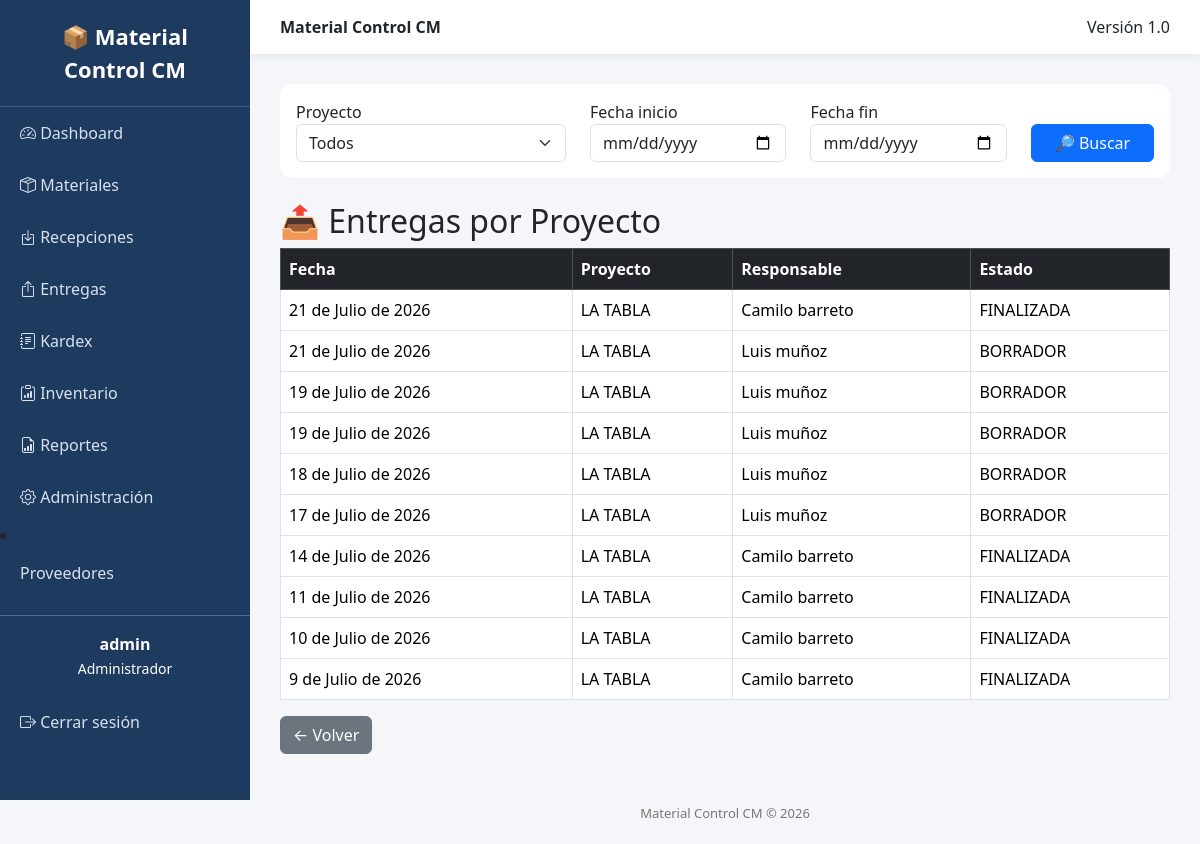
Page /reportes/entregas/ (signed in) on the earlier database version.
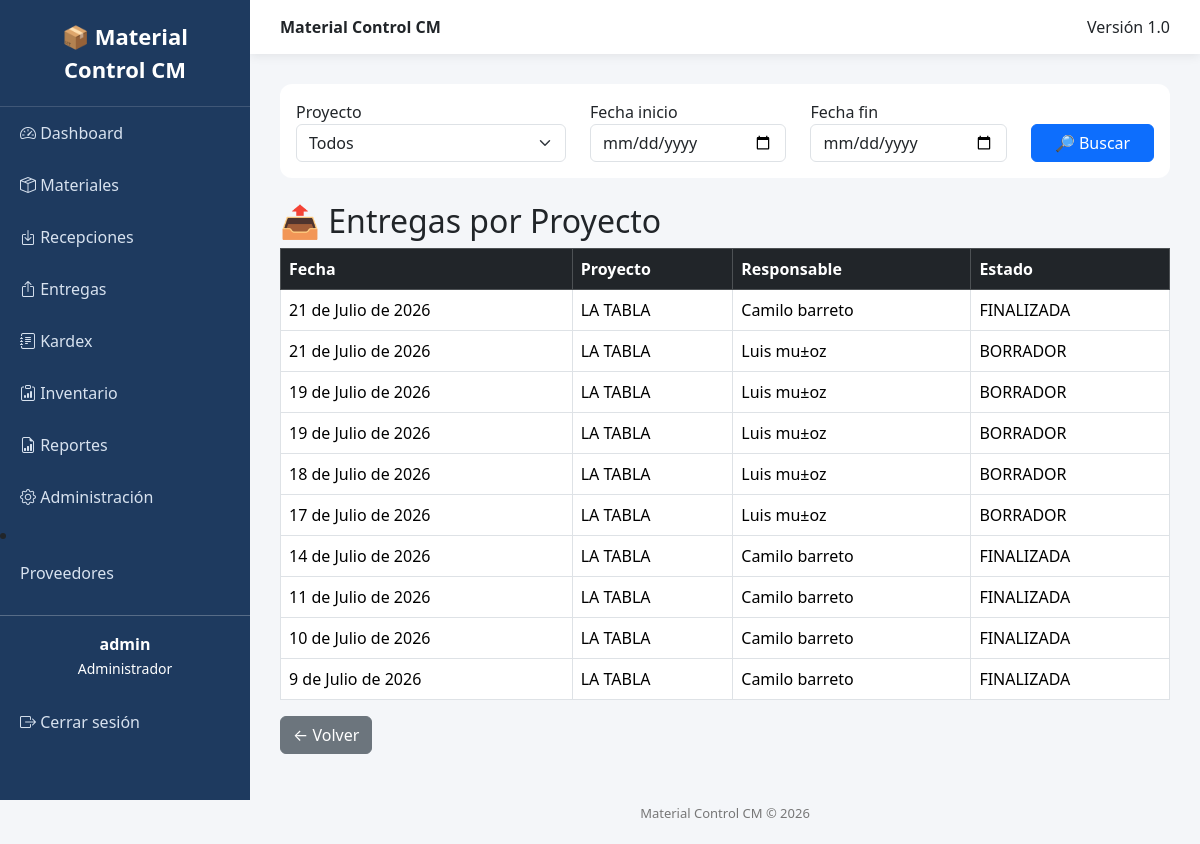
Same page on the later database version.
### movements/models.py (models this page shows, shortened)
class Delivery(models.Model):
    ESTADOS = (
        ("BORRADOR", "Borrador"),
        ("FINALIZADA", "Finalizada"),
        ("ANULADA", "Anulada"),
    )
    proyecto = models.ForeignKey(
        Project,
        on_delete=models.CASCADE
    )
    responsable = models.CharField(
        max_length=150
    )
    fecha = models.DateField()
    observacion = models.TextField(
        blank=True
    )
    estado = models.CharField(
        max_length=20,
        choices=ESTADOS,
        default="BORRADOR"
    )
    class Meta:
        ordering = ["-fecha", "-id"]
        verbose_name = "Entrega"
        verbose_name_plural = "Entregas"

### projects/models.py (models this page shows)
class Project(models.Model):
    nombre = models.CharField(max_length=150)
    cliente = models.CharField(max_length=150)
    ubicacion = models.CharField(max_length=200)
    fecha_inicio = models.DateField()
    fecha_fin = models.DateField(null=True, blank=True)
    activo = models.BooleanField(default=True)
    def __str__(self):
        return self.nombre

### reporting/views.py (the view)
@gerencia_required
def deliveries_report(request):
    entregas = Delivery.objects.all().order_by(
        "-fecha"
    )
    proyecto = request.GET.get(
        "proyecto"
    )
    fecha_inicio = request.GET.get(
        "fecha_inicio"
    )
    fecha_fin = request.GET.get(
        "fecha_fin"
    )
    if proyecto:
        entregas = entregas.filter(
            proyecto_id=proyecto
        )
    if fecha_inicio:
        entregas = entregas.filter(
            fecha__gte=fecha_inicio
        )
    if fecha_fin:
        entregas = entregas.filter(
            fecha__lte=fecha_fin
        )
    from projects.models import Project
    proyectos = Project.objects.all()
    return render(
        request,
        "reporting/entregas.html",
        {
            "entregas": entregas,
            "proyectos": proyectos,
        }
    )

### templates/reporting/entregas.html (shortened to what this page needs)
{% extends "base.html" %}
{% block content %}
<form method="get" class="card card-body mb-4">
<div class="row">
<div class="col-md-4">
<label>
Proyecto
</label>
<select name="proyecto"
class="form-select">
<option value="">
Todos
</option>
</select>
</div>
<div class="col-md-3">
<label>
Fecha inicio
</label>
<input type="date"
name="fecha_inicio"
class="form-control">
</div>
<div class="col-md-3">
<label>
Fecha fin
</label>
<input type="date"
name="fecha_fin"
class="form-control">
</div>
<div class="col-md-2 d-flex align-items-end">
<button class="btn btn-primary w-100">
🔎 Buscar
</button>
</div>
</div>
</form>
<h2>
📤 Entregas por Proyecto
</h2>
<table class="table table-bordered table-hover">
<thead class="table-dark">
<tr>
<th>Fecha</th>
<th>Proyecto</th>
<th>Responsable</th>
<th>Estado</th>
</tr>
</thead>
<tbody>
{% for entrega in entregas %}
<tr>
<td>
{{ entrega.fecha }}
</td>
<td>
{{ entrega.proyecto }}
</td>
<td>
{{ entrega.responsable }}
</td>
<td>
{{ entrega.estado }}
</td>
</tr>
{% empty %}
<tr>
<td colspan="4">
No existen entregas registradas.
</td>
</tr>
{% endfor %}
</tbody>
</table>
<a href="{% url 'report_home' %}"
class="btn btn-secondary">
← Volver
</a>
{% endblock %}

Differences in the rows shown:
changed Delivery (number 2 of 10 on the later page): responsable "Luis muñoz" → "Luis mu±oz"
changed Delivery (number 3 of 10 on the later page): responsable "Luis muñoz" → "Luis mu±oz"
changed Delivery (number 4 of 10 on the later page): responsable "Luis muñoz" → "Luis mu±oz"
changed Delivery "18 de Julio de 2026": responsable "Luis muñoz" → "Luis mu±oz"
changed Delivery "17 de Julio de 2026": responsable "Luis muñoz" → "Luis mu±oz"
